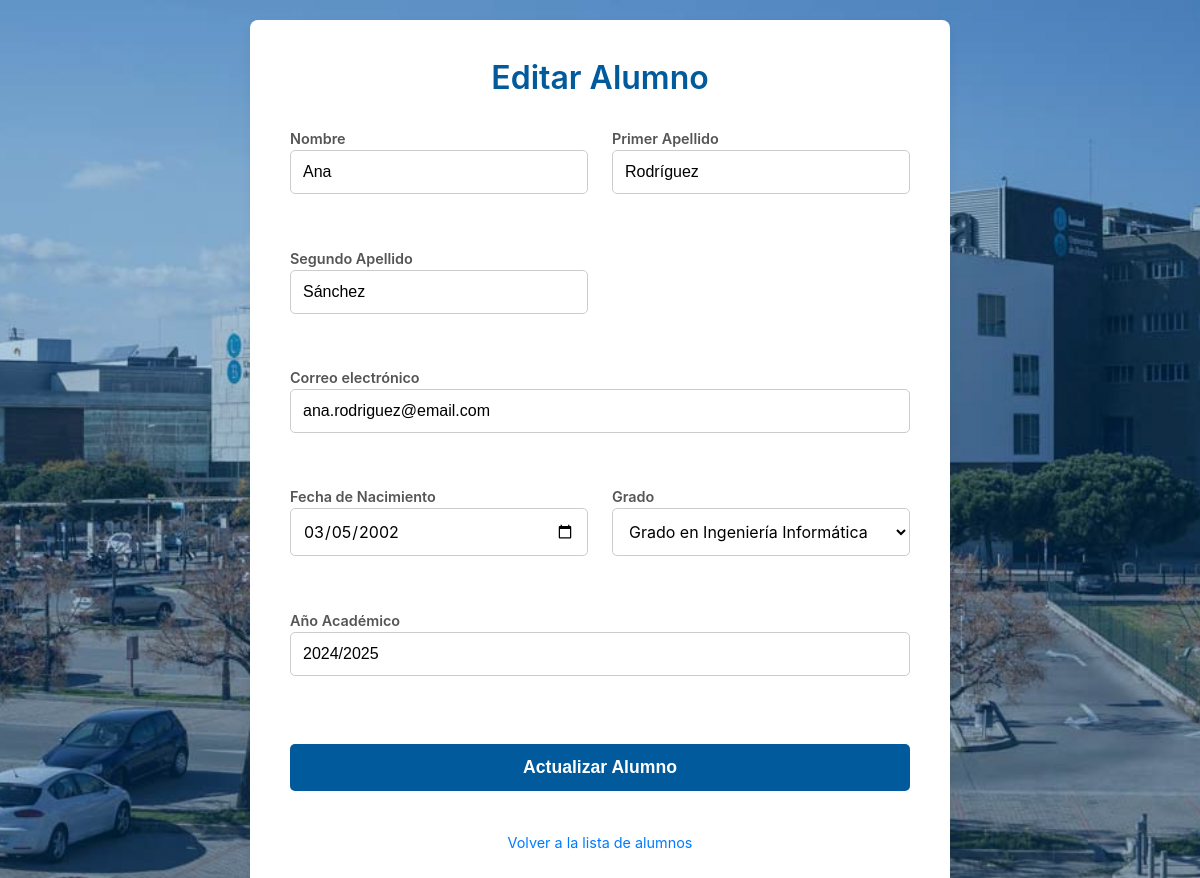
Page /view/editar_alumno.php?id=4 (signed in) on the committed database.
### tables this page shows
CREATE TABLE IF NOT EXISTS tbl_matriculas (
    id INT AUTO_INCREMENT PRIMARY KEY,
    id_alumno INT NOT NULL,
    id_grado INT NOT NULL,
    anio_academico VARCHAR(9) NOT NULL    
);

CREATE TABLE IF NOT EXISTS tbl_alumnos (
    id INT AUTO_INCREMENT PRIMARY KEY,
    dni VARCHAR(15) NOT NULL UNIQUE,
    nombre VARCHAR(50) NOT NULL,
    apellido1 VARCHAR(50) NOT NULL,
    apellido2 VARCHAR(50),
    email VARCHAR(100) UNIQUE,
    fecha_nacimiento DATE NOT NULL
);

CREATE TABLE IF NOT EXISTS tbl_grados (
    id INT AUTO_INCREMENT PRIMARY KEY,
    nombre VARCHAR(150) NOT NULL,
    id_facultad INT NOT NULL
);

### view/editar_alumno.php (the view, shortened to what this page needs)
<?php
require_once '../conexion/connection.php';
$id_alumno = (int)$_GET['id'];
try {
    $sql = "SELECT
                a.id,
                a.dni,
                a.nombre,
                a.apellido1,
                a.apellido2,
                a.email,
                a.fecha_nacimiento,
                m.id_grado,
                m.anio_academico,
                g.nombre as nombre_grado
            FROM tbl_alumnos a
            LEFT JOIN tbl_matriculas m ON a.id = m.id_alumno
            LEFT JOIN tbl_grados g ON m.id_grado = g.id
            WHERE a.id = :id
            LIMIT 1";
    $stmt = $conn->prepare($sql);
    $stmt->bindParam(':id', $id_alumno, PDO::PARAM_INT);
    $stmt->execute();
    $alumno = $stmt->fetch(PDO::FETCH_ASSOC);
    $stmt_grados = $conn->prepare("SELECT id, nombre FROM tbl_grados ORDER BY nombre");
    $stmt_grados->execute();
    $grados = $stmt_grados->fetchAll(PDO::FETCH_ASSOC);
} catch (PDOException $e) {
    header('Location: ../index.php?error=' . urlencode('Error al consultar el alumno'));
    exit();
}
?>
<!DOCTYPE html>
<html lang="es">
<head>
    <link rel="stylesheet" href="../css/style.css">
    <link rel="stylesheet" href="../css/editar_alumno.css">
</head>
<body>
    <main class="contenedor">
        <div class="auth-split">
            <div class="auth-right">
                <div class="tarjeta tarjeta-wide">
                    <h1>Editar Alumno</h1>
                    <form id="formularioEditar" action="../proc/proc_editar_alumno.php" method="post" class="formulario formulario-grid">
                        <label>
                            Nombre
                            <input type="text" id="nombre" name="nombre" value="<?php echo htmlspecialchars($alumno['nombre']); ?>" >
                            <div id="errorNombre" class="error"></div>
                        </label>
                        <label>
                            Primer Apellido
                            <input type="text" id="apellido1" name="apellido1" value="<?php echo htmlspecialchars($alumno['apellido1']); ?>" >
                            <div id="errorApellido1" class="error"></div>
                        </label>
                        <label>
                            Segundo Apellido
                            <input type="text" id="apellido2" name="apellido2" value="<?php echo htmlspecialchars($alumno['apellido2']); ?>">
                            <div id="errorApellido2" class="error"></div>
                        </label>
                        <label class="full-width">
                            Correo electrónico
                            <input type="email" id="email" name="email" value="<?php echo htmlspecialchars($alumno['email']); ?>">
                            <div id="errorEmail" class="error"></div>
                        </label>
                        <label>
                            Fecha de Nacimiento
                            <input type="date" id="fecha_nacimiento" name="fecha_nacimiento" value="<?php echo htmlspecialchars($alumno['fecha_nacimiento']); ?>">
                            <div id="errorFecha" class="error"></div>
                        </label>
                        <label>
                            Grado
                            <select id="id_grado" name="id_grado" >
                                <?php foreach ($grados as $grado): ?>
                                    <option value="<?php echo $grado['id']; ?>"
                                        <?php echo ($alumno['id_grado'] == $grado['id']) ? 'selected' : ''; ?>>
                                        <?php echo htmlspecialchars($grado['nombre']); ?>
                                    </option>
                                <?php endforeach; ?>
                            </select>
                            <div id="errorGrado" class="error"></div>
                        </label>
                        <label class="full-width">
                            Año Académico
                            <input type="text" id="anio_academico" name="anio_academico"
                                   value="<?php echo htmlspecialchars($alumno['anio_academico'] ?? '2024/2025'); ?>"
                                   placeholder="2024/2025" >
                            <div id="errorAnio" class="error"></div>
                        </label>
                        <button type="submit" id="btnSubmit">Actualizar Alumno</button>
                        <a href="../index.php">Volver a la lista de alumnos</a>
                    </form>
                </div>
            </div>
        </div>
    </main>
</body>
</html>

### css/style.css (style rules this page uses)
.auth-split { display: flex; flex-direction: row; align-items: stretch; width: 100%; max-width: 1100px; }
.auth-left, .auth-right { flex: 1 1 50%; }
.auth-right { display: flex; align-items: center; justify-content: center; padding: 0 1rem; }
* { margin: 0; padding: 0; box-sizing: border-box; }
body { font-family: -apple-system, BlinkMacSystemFont, "Segoe UI", Roboto, Helvetica, Arial, sans-serif; color: #333; line-height: 1.6; background-color: #f4f7f6; background-image: linear-gradient(rgba(0, 90, 156, 0.3), rgba(0, 90, 156, 0.3)), url('../img/escuela.jpg'); background-size: cover; background-position: center center; background-repeat: no-repeat; background-attachment: fixed; display: flex; justify-content: center; align-items: center; min-height: 100vh; padding: 20px; }
.contenedor { width: 100%; display: flex; justify-content: center; align-items: center; }
.tarjeta { background-color: #ffffff; border-radius: 8px; box-shadow: 0 4px 12px rgba(0, 0, 0, 0.05); padding: 2rem 2.5rem; width: 100%; max-width: 450px; overflow: hidden; }
h1 { text-align: center; color: #005A9C; margin-bottom: 1.5rem; font-weight: 600; }
a { color: #007BFF; text-decoration: none; transition: color 0.3s ease; }
.formulario { display: flex; flex-direction: column; }
.formulario label { font-weight: 600; margin-bottom: 0.5rem; font-size: 0.9rem; color: #555; }
.formulario input[type="text"], .formulario input[type="password"], .formulario input[type="email"], .formulario select, .formulario input[type="number"], .formulario input[type="date"] { width: 100%; padding: 0.75rem; border: 1px solid #ccc; border-radius: 5px; margin-bottom: 0.25rem; font-size: 1rem; transition: border-color 0.3s, box-shadow 0.3s; }
.formulario button[type="submit"] { background-color: #005A9C; color: white; padding: 0.8rem; border: none; border-radius: 5px; font-size: 1.1rem; font-weight: 600; cursor: pointer; transition: background-color 0.3s ease; margin-top: 1rem; }
.formulario a { text-align: center; margin-top: 1.5rem; font-size: 0.9rem; }
.error { color: #e74c3c; font-size: 0.85rem; font-weight: 500; height: 1.2em; margin-bottom: 1rem; }
.formulario input[type="text"], .formulario input[type="password"], .formulario input[type="email"] { width: 100%; padding: 0.75rem; border: 1px solid #ccc; border-radius: 5px; margin-bottom: 0.25rem; font-size: 1rem; transition: border-color 0.3s, box-shadow 0.3s; }

### css/editar_alumno.css (style rules this page uses)
.tarjeta-wide { max-width: 700px; }
.formulario-grid { display: grid; grid-template-columns: 1fr 1fr; gap: 1rem 1.5rem; }
.formulario-grid label { grid-column: span 1; margin-bottom: 0; font-weight: 600; font-size: 0.9rem; color: #555; display: flex; flex-direction: column; }
.formulario-grid label.full-width { grid-column: span 2; }
.formulario-grid button[type="submit"], .formulario-grid>a { grid-column: span 2; }
.formulario input[type="date"], .formulario select { width: 100%; padding: 0.75rem; border: 1px solid #ccc; border-radius: 5px; margin-bottom: 0.25rem; font-size: 1rem; transition: border-color 0.3s, box-shadow 0.3s; background-color: white; font-family: inherit; }

### rows in the picture
tbl_matriculas: nombre "Ana", apellido1 "Rodríguez", apellido2 "Sánchez", email "ana.rodriguez@email.com", fecha_nacimiento "03/05/2002", id_grado "Grado en Ingeniería Informática", anio_academico "2024/2025"
